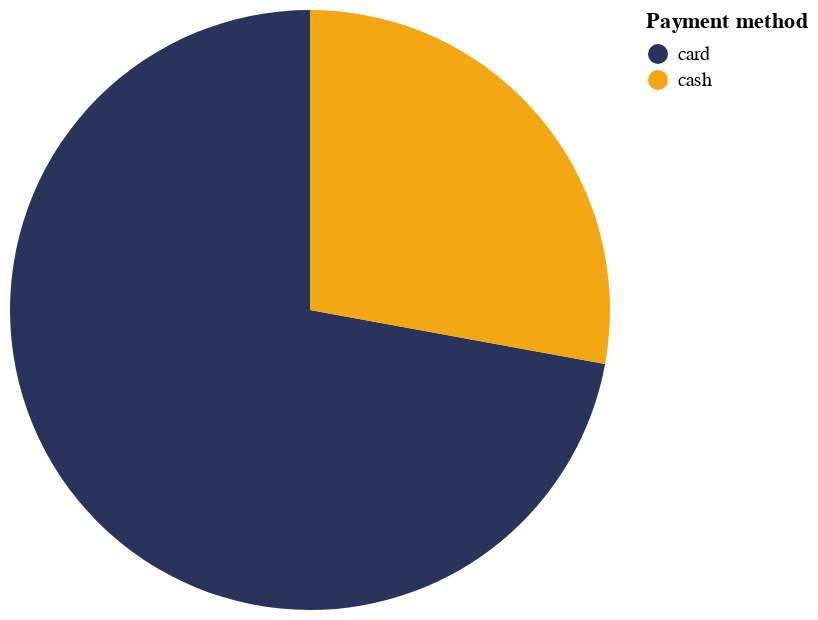

Notebook code for this chart:
### Code cell
total_payment_methods = df["payment_type"].value_counts().reset_index()
total_payment_methods["Proportion (%)"] = ((total_payment_methods["count"] / df["payment_type"].count()) * 100).round(2)

alt.Chart(total_payment_methods).mark_arc().encode(
    theta="Proportion (%)",
    color=alt.Color('payment_type', scale=alt.Scale(domain=['card', 'cash'], range=['#29335C', '#F3A712']), title="Payment method")
    )

### Figure 1 — Vega-Lite specification as saved in the notebook (floating-point values rounded to 4 significant figures)
{"config": {"view": {"continuousWidth": 300, "continuousHeight": 300}}, "data": {"name": "data-b4bbfbbab797d466c6745bc5504a5d1f"}, "mark": {"type": "arc"}, "encoding": {"color": {"field": "payment_type", "scale": {"domain": ["card", "cash"], "range": ["#29335C", "#F3A712"]}, "title": "Payment method", "type": "nominal"}, "theta": {"field": "Proportion (%)", "type": "quantitative"}}, "$schema": "https://vega.github.io/schema/vega-lite/v5.20.1.json", "datasets": {"data-b4bbfbbab797d466c6745bc5504a5d1f": [{"payment_type": "card", "count": 357, "Proportion (%)": 72.12}, {"payment_type": "cash", "count": 138, "Proportion (%)": 27.88}]}}
